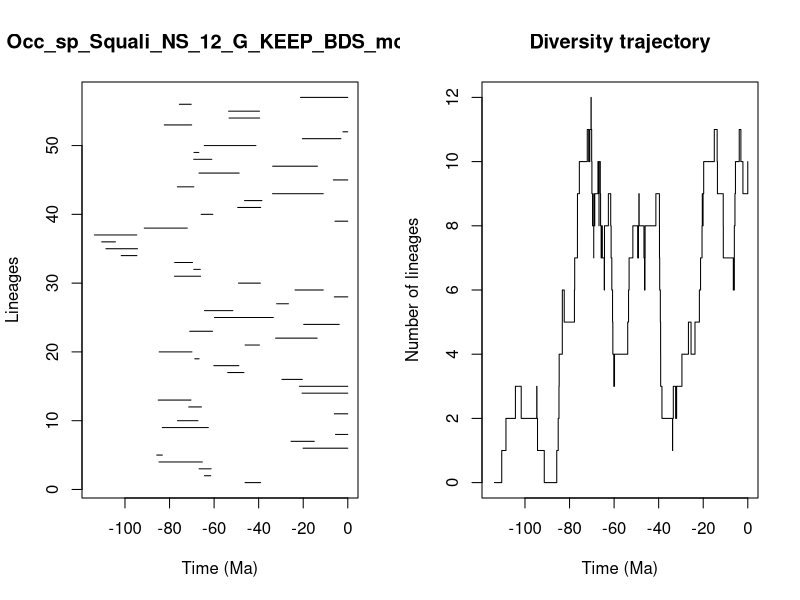

R code for this plot:


pdf(file='../Results/Species_NS/5_MA_bins_EXT_EP/pyrate_mcmc_logs/Occ_sp_Squali_NS_12_G_KEEP_BDS_mcmc_LTT.pdf',width=0.6*20, height=0.6*10)
title = "Occ_sp_Squali_NS_12_G_KEEP_BDS_mcmc"
ts=c(46.13640885725327, 64.3224313369715,66.75847444398576,84.73603703373968,85.73986098059801,20.06362805426978,25.459096287048542,5.531387891924885,83.25214955911596,76.43933237267528,6.032570451524766,71.39853995895395,85.08672380086188,20.530392227555634,21.72064902441669,29.554011103591165,53.89080892422685,60.13263201624477,68.6813403609001,84.65222137521394,46.08282558479183,32.38155765646368,70.92062401824809,19.788509131345126,59.812088180463476,64.31204509891445,31.934794481275066,6.031166838441113,23.695565622733323,49.062135480590605,77.80454209632848,69.13564539335796,77.68740691884916,101.68752185638739,108.53611937414188,110.4302422438863,113.70125736143896,91.34370924121912,5.754089621422488,65.82034945530694,49.41933240556482,46.342800791208425,33.77488409531414,76.4562348034132,6.493249627528963,66.78249623090424,33.70970506521276,69.13268856679981,69.05724571135134,64.42868464954063,20.37148406661037,2.180056228478267,82.38365102380209,53.26544073543395,53.51324034401175,75.59862198872857,21.19553522581323)
te=c(39.12448545849961, 61.52032956278481,61.33166030737779,65.28577580678743,83.23461204807975,0.0,15.028742736353369,0.0,62.5695312062997,67.24173822572544,0.0,65.66546110831007,70.37221636356323,0.0,0.0,20.40936439672517,46.599774018780884,48.88381453092712,66.73587381275148,69.95482691542769,39.655977883725974,13.74690844653826,60.691194984759136,3.833378281093348,33.42781322047164,51.575064309537304,26.636693646591016,0.0,10.987036082517369,39.24101307617898,66.06210173560655,66.19836902841827,69.6796017364075,94.62385795836983,94.37356643973719,104.29163482901268,94.7273851237592,72.040334142045,0.0,60.5600968640514,39.098482145834396,38.52591720458714,11.018979218863526,69.1020476477605,0.0,48.75232973302388,13.616670450971377,61.02095233546552,66.84275969459028,41.24654569165751,3.0936825668506573,0.0,70.06903415659917,39.536636547290705,39.63009241784399,70.27397360724312,0.0)
div_traj=c(0, 1,2,3,2,3,2,1,0,1,2,3,4,5,6,5,6,7,8,9,10,11,10,11,12,11,10,9,8,7,8,9,8,9,10,9,8,9,10,9,8,7,8,7,6,7,8,9,8,7,6,5,4,3,4,5,6,7,8,7,8,9,8,7,6,7,8,9,8,7,6,5,4,3,2,1,2,3,2,3,4,5,4,5,6,7,8,9,8,9,10,11,10,9,8,7,6,7,8,9,10,11,10,9,10)
time_events=c(113.70125736143896, 110.4302422438863,108.53611937414188,104.29163482901268,101.68752185638739,94.7273851237592,94.62385795836983,94.37356643973719,91.34370924121912,85.73986098059801,85.08672380086188,84.73603703373968,84.65222137521394,83.25214955911596,83.23461204807975,82.38365102380209,77.80454209632848,77.68740691884916,76.4562348034132,76.43933237267528,75.59862198872857,72.040334142045,71.39853995895395,70.92062401824809,70.37221636356323,70.27397360724312,70.06903415659917,69.95482691542769,69.6796017364075,69.13564539335796,69.13268856679981,69.1020476477605,69.05724571135134,68.6813403609001,67.24173822572544,66.84275969459028,66.78249623090424,66.75847444398576,66.73587381275148,66.19836902841827,66.06210173560655,65.82034945530694,65.66546110831007,65.28577580678743,64.42868464954063,64.3224313369715,64.31204509891445,62.5695312062997,61.52032956278481,61.33166030737779,61.02095233546552,60.691194984759136,60.5600968640514,60.13263201624477,59.812088180463476,53.89080892422685,53.51324034401175,53.26544073543395,51.575064309537304,49.41933240556482,49.062135480590605,48.88381453092712,48.75232973302388,46.599774018780884,46.342800791208425,46.13640885725327,46.08282558479183,41.24654569165751,39.655977883725974,39.63009241784399,39.536636547290705,39.24101307617898,39.12448545849961,39.098482145834396,38.52591720458714,33.77488409531414,33.70970506521276,33.42781322047164,32.38155765646368,31.934794481275066,29.554011103591165,26.636693646591016,25.459096287048542,23.695565622733323,21.72064902441669,21.19553522581323,20.530392227555634,20.40936439672517,20.37148406661037,20.06362805426978,19.788509131345126,15.028742736353369,13.74690844653826,13.616670450971377,11.018979218863526,10.987036082517369,6.493249627528963,6.032570451524766,6.031166838441113,5.754089621422488,5.531387891924885,3.833378281093348,3.0936825668506573,2.180056228478267,0.0)
                par(mfrow=c(1,2))
                L = length(ts)
                plot(ts, 1:L , xlim=c(-max(ts)-1,0), pch=20, type="n", main=title,xlab="Time (Ma)",ylab="Lineages")
                for (i in 1:L){segments(x0=-te[i],y0=i,x1=-ts[i],y1=i)}    
                t = -time_events
                plot(div_traj ~ t,type="s", main = "Diversity trajectory",xlab="Time (Ma)",ylab="Number of lineages",xlim=c(-max(ts)-1,0))
                abline(v=c(65,200,251,367,445),lty=2,col="gray")
                
